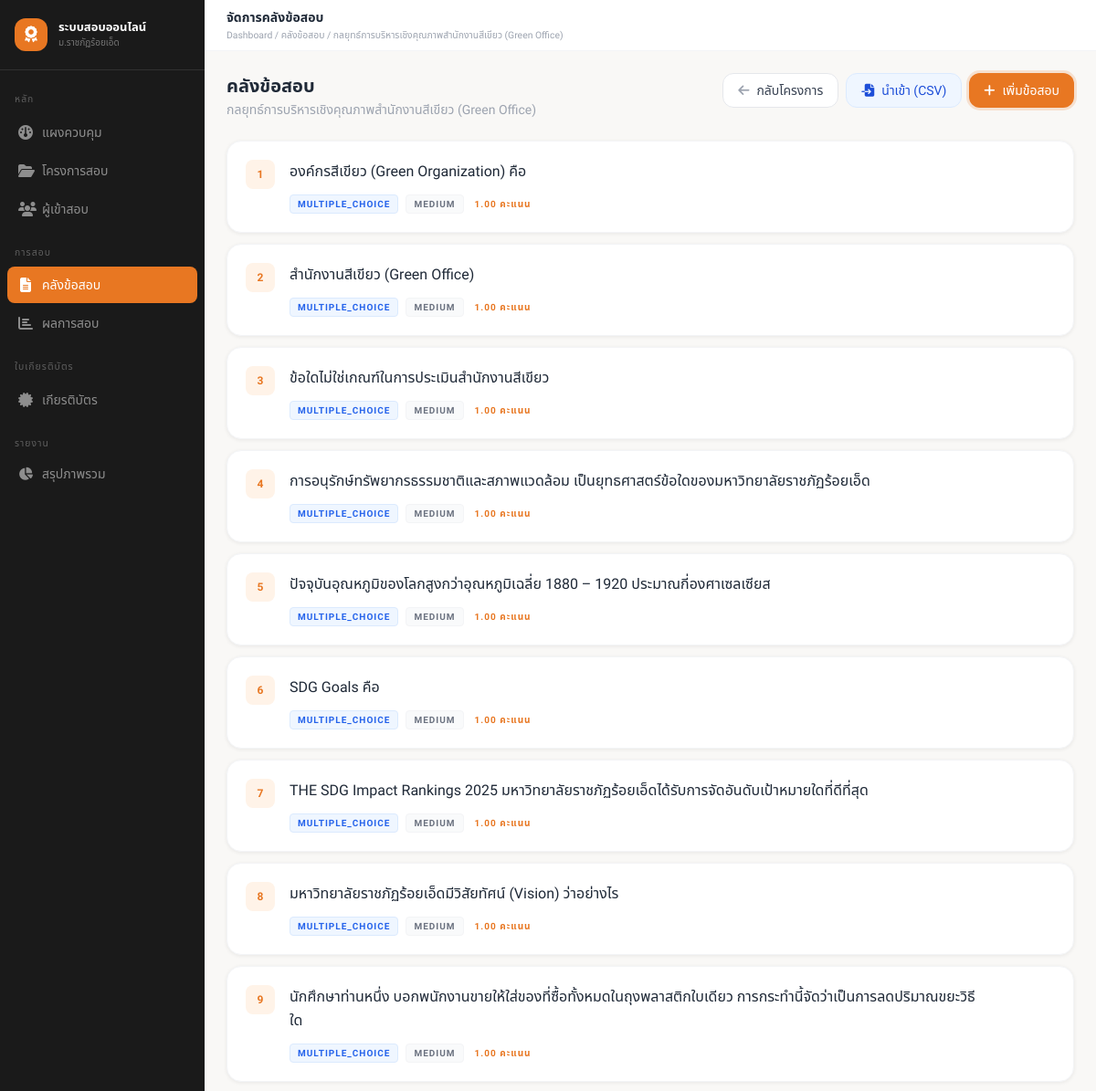
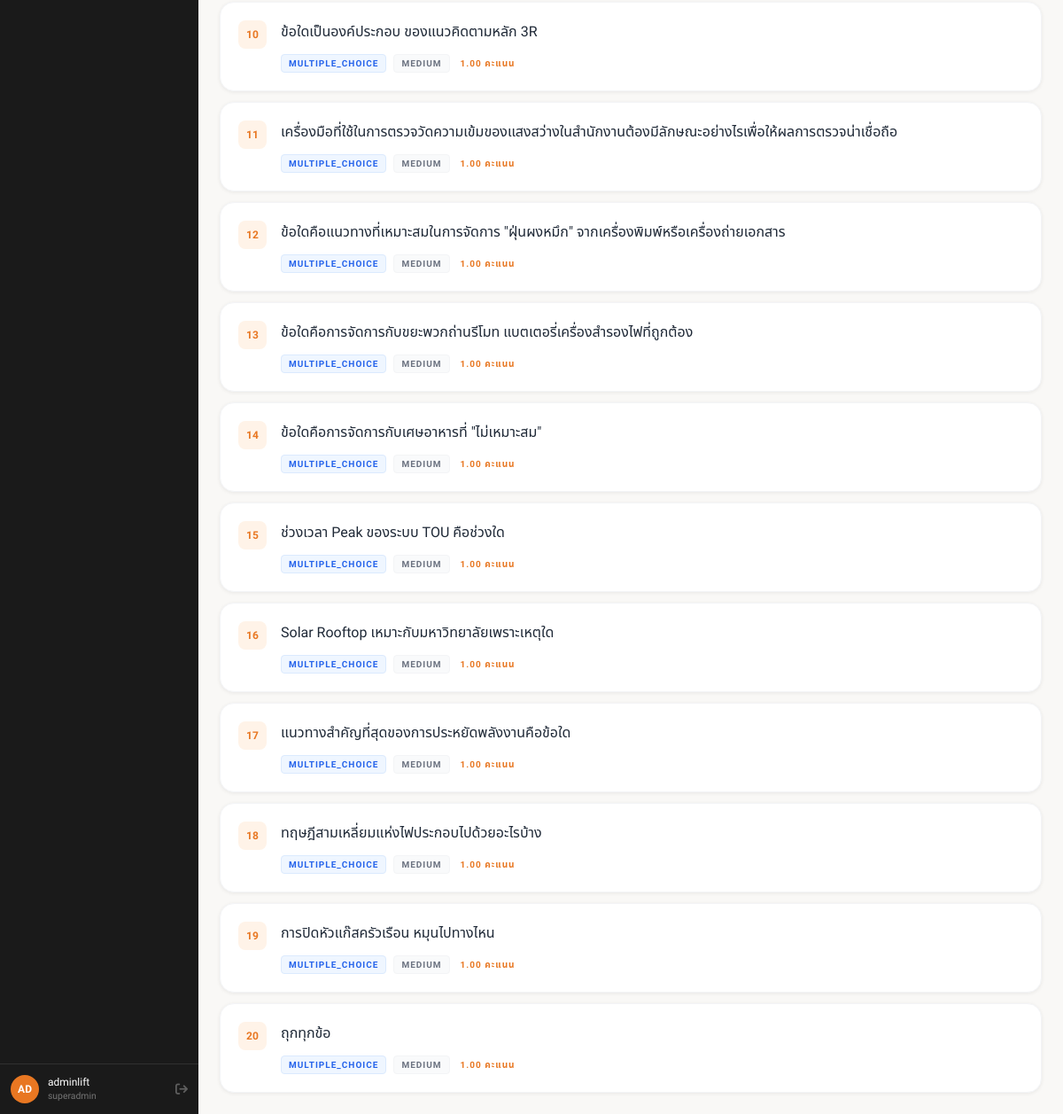
The page /admin/questions/?project_id=1 (signed in) on the database its author committed (2 pictures, top to bottom).
### tables this page shows
CREATE TABLE `projects` (
  `id` int NOT NULL AUTO_INCREMENT,
  `name` varchar(255) NOT NULL,
  `code` varchar(50) DEFAULT NULL,
  `description` text,
  `organizer` varchar(255) DEFAULT NULL,
  `location` varchar(255) DEFAULT NULL,
  `start_date` date DEFAULT NULL,
  `end_date` date DEFAULT NULL,
  `exam_start` datetime DEFAULT NULL,
  `exam_end` datetime DEFAULT NULL,
  `manual_override` tinyint(1) DEFAULT '0',
  `warning_before` int DEFAULT '30',
  `allow_early_login` tinyint(1) DEFAULT '0',
  `auto_submit_on_close` tinyint(1) DEFAULT '1',
  `pass_score` decimal(5,2) DEFAULT '70.00',
  `max_attempts` int DEFAULT '1',
  `time_limit_min` int DEFAULT '60',
  `question_count` int DEFAULT '0',
  `randomize_questions` tinyint(1) DEFAULT '1',
  `randomize_choices` tinyint(1) DEFAULT '1',
  `show_result_immediately` tinyint(1) DEFAULT '1',
  `cert_template_id` int DEFAULT NULL,
  `cert_number_prefix` varchar(20) DEFAULT 'CERT',
  `cert_sequence` int DEFAULT '1',
  `status` enum('draft','active','closed') DEFAULT 'draft',
  `created_by` int DEFAULT NULL,
  `created_at` timestamp NULL DEFAULT CURRENT_TIMESTAMP,
  `updated_at` timestamp NULL DEFAULT CURRENT_TIMESTAMP ON UPDATE CURRENT_TIMESTAMP,
  PRIMARY KEY (`id`),
  UNIQUE KEY `code` (`code`),
  KEY `cert_template_id` (`cert_template_id`),
  KEY `created_by` (`created_by`),
  CONSTRAINT `projects_ibfk_1` FOREIGN KEY (`cert_template_id`) REFERENCES `cert_templates` (`id`),
  CONSTRAINT `projects_ibfk_2` FOREIGN KEY (`created_by`) REFERENCES `admins` (`id`)
);

CREATE TABLE `questions` (
  `id` int NOT NULL AUTO_INCREMENT,
  `project_id` int NOT NULL,
  `question_text` text NOT NULL,
  `question_image` varchar(255) DEFAULT NULL,
  `type` enum('multiple_choice','true_false','fill_blank','subjective','rating_scale') DEFAULT 'multiple_choice',
  `choices` json DEFAULT NULL,
  `correct_answer` text NOT NULL,
  `explanation` text,
  `score_weight` decimal(5,2) DEFAULT '1.00',
  `category` varchar(100) DEFAULT NULL,
  `difficulty` enum('easy','medium','hard') DEFAULT 'medium',
  `order_num` int DEFAULT '0',
  `is_active` tinyint(1) DEFAULT '1',
  `created_by` int DEFAULT NULL,
  `created_at` timestamp NULL DEFAULT CURRENT_TIMESTAMP,
  PRIMARY KEY (`id`),
  KEY `project_id` (`project_id`),
  KEY `created_by` (`created_by`),
  CONSTRAINT `questions_ibfk_1` FOREIGN KEY (`project_id`) REFERENCES `projects` (`id`) ON DELETE CASCADE,
  CONSTRAINT `questions_ibfk_2` FOREIGN KEY (`created_by`) REFERENCES `admins` (`id`)
);

### controllers/QuestionController.php (called while the page is built, shortened)
<?php
require_once ROOT_PATH . '/models/Admin.php';
require_once ROOT_PATH . '/models/Project.php';
require_once ROOT_PATH . '/models/Question.php';
class QuestionController
{
    private function ensureProject(int $projectId): ?array
    {
        return getProject($projectId);
    }
    public function index(): void
    {
        $projectId = (int) ($_GET['project_id'] ?? 0);
        $project = $this->ensureProject($projectId);
        $questions = getQuestionsByProject($projectId);
        $pageTitle = 'จัดการคลังข้อสอบ';
        $breadcrumb = ['Dashboard', 'คลังข้อสอบ', $project['name']];
        require VIEWS_PATH . '/layout/admin.php';
    }
}

### config/config.php (called while the page is built, shortened)
<?php
function e(?string $value): string
{
    return htmlspecialchars((string) $value, ENT_QUOTES, 'UTF-8');
}
require_once __DIR__ . '/database.php';

### config/database.php (called while the page is built, shortened)
<?php
require_once __DIR__ . '/config.php';
function getDB(): PDO
{
    static $pdo = null;
    if ($pdo instanceof PDO) {
        return $pdo;
    }
    $dsn = sprintf('mysql:host=%s;dbname=%s;charset=%s', DB_HOST, DB_NAME, DB_CHARSET);
    try {
        $pdo = new PDO($dsn, DB_USER, DB_PASS, [
            PDO::ATTR_ERRMODE => PDO::ERRMODE_EXCEPTION,
            PDO::ATTR_DEFAULT_FETCH_MODE => PDO::FETCH_ASSOC,
            PDO::ATTR_EMULATE_PREPARES => false,
        ]);
        $pdo->exec("SET time_zone = '+07:00'");
        return $pdo;
    } catch (PDOException $e) {
        error_log('Database connection failed: ' . $e->getMessage());
        http_response_code(500);
        exit('Database connection failed.');
    }
}

### models/Project.php (called while the page is built, shortened)
<?php
function getProject(int $id): ?array
{
    $stmt = getDB()->prepare('
        SELECT p.*,
            (SELECT COUNT(*) FROM participants pp WHERE pp.project_id = p.id) AS participant_count,
            (SELECT COUNT(*) FROM questions q WHERE q.project_id = p.id) AS question_count_total
        FROM projects p
        WHERE p.id = ? LIMIT 1
    ');
    $stmt->execute([$id]);
    $project = $stmt->fetch();
    return $project ?: null;
}

### models/Question.php (called while the page is built, shortened)
<?php
function getQuestionsByProject(int $projectId, bool $activeOnly = false): array
{
    ensureQuestionSubjectiveSupport();
    $sql = 'SELECT * FROM questions WHERE project_id = ?';
    $sql .= ' ORDER BY order_num ASC, id ASC';
    $stmt = getDB()->prepare($sql);
    $stmt->execute([$projectId]);
    return $stmt->fetchAll();
}
function ensureQuestionSubjectiveSupport(): void
{
    $stmt = getDB()->query("SHOW COLUMNS FROM questions LIKE 'type'");
    $column = $stmt->fetch();
    $type = (string) ($column['Type'] ?? '');
}

### views/questions/index.php (the view, shortened to what this page needs)
<div class="mb-6 flex flex-col md:flex-row md:items-start justify-between gap-4 fade-up">
    <div>
        <h2 class="text-xl font-semibold text-gray-800">คลังข้อสอบ</h2>
        <p class="text-sm text-gray-400 mt-0.5"><?= e($project['name']) ?></p>
    </div>
    <div class="flex flex-wrap gap-2">
        <a href="<?= e(BASE_URL) ?>/admin/projects/detail.php?id=<?= (int) $projectId ?>" class="inline-flex items-center px-4 py-2 bg-white border border-gray-200 hover:bg-gray-50 text-gray-700 text-sm font-medium rounded-xl transition-colors">
            <i class="fas fa-arrow-left mr-2 text-gray-400"></i> กลับโครงการ
        </a>
        <a href="<?= e(BASE_URL) ?>/admin/questions/import.php?project_id=<?= (int) $projectId ?>" class="inline-flex items-center px-4 py-2 bg-blue-50 border border-blue-100 hover:bg-blue-100 text-blue-700 text-sm font-medium rounded-xl transition-colors">
            <i class="fas fa-file-import mr-2"></i> นำเข้า (CSV)
        </a>
        <a href="<?= e(BASE_URL) ?>/admin/questions/create.php?project_id=<?= (int) $projectId ?>" class="inline-flex items-center px-4 py-2 bg-primary-400 hover:bg-primary-500 text-white text-sm font-medium rounded-xl transition-colors shadow-orange shadow-md">
            <i class="fas fa-plus mr-2"></i> เพิ่มข้อสอบ
        </a>
    </div>
</div>
<div class="space-y-3">
    <?php foreach ($questions as $index => $question): ?>
    <div class="bg-white rounded-2xl border border-gray-100 shadow-card p-5 transition-all hover:shadow-card-md group fade-up fade-up-1">
        <div class="flex items-start justify-between gap-4">
            <div class="flex items-start gap-4">
                <span class="flex-shrink-0 w-8 h-8 rounded-lg bg-primary-50 text-primary-400 text-xs font-bold flex items-center justify-center">
                    <?= $index + 1 ?>
                </span>
                <div>
                    <h3 class="text-gray-800 font-medium leading-relaxed"><?= e($question['question_text']) ?></h3>
                    <div class="flex items-center gap-2 mt-3">
                        <span class="text-[10px] font-bold uppercase tracking-widest px-2 py-0.5 rounded bg-blue-50 text-blue-600 border border-blue-100"><?= e($question['type']) ?></span>
                        <span class="text-[10px] font-bold uppercase tracking-widest px-2 py-0.5 rounded bg-gray-50 text-gray-500 border border-gray-100"><?= e($question['difficulty']) ?></span>
                        <span class="text-[10px] font-bold uppercase tracking-widest text-primary-400 ml-1"><?= e((string) $question['score_weight']) ?> คะแนน</span>
                    </div>
                </div>
            </div>
        </div>
    </div>
    <?php endforeach; ?>
</div>

### index.php (shortened to what this page needs)
<?php
require_once __DIR__ . '/config/config.php';
$requestUri = parse_url($_SERVER['REQUEST_URI'], PHP_URL_PATH);
$scriptName = $_SERVER['SCRIPT_NAME'];
$baseDir = str_replace('\\', '/', dirname($scriptName));
if ($baseDir !== '/' && strpos($requestUri, $baseDir) === 0) {
    $requestUri = substr($requestUri, strlen($baseDir));
}
$requestUri = '/' . ltrim($requestUri, '/');
if ($match && $match[0]) {
    [$controllerClass, $method] = $match;
    $controller = new $controllerClass();
    $controller->$method();
} elseif ($requestUri === '/') {
    require_once ROOT_PATH . '/models/Project.php';
    $projects = array_filter(getAllProjects(), fn($p) => $p['status'] === 'active');
    require VIEWS_PATH . '/public/landing.php';
} else {
    http_response_code(404);
    echo "404 Not Found: " . e($requestUri);
}

### views/layout/header.php (shortened to what this page needs)
<?php
$pageTitle = $pageTitle ?? APP_NAME;
$bodyClass = $bodyClass ?? 'bg-[#F9F8F6] font-sans text-gray-900';
$bodyAttrs = $bodyAttrs ?? '';
?>
<!DOCTYPE html>
<html lang="th">
<head>
  <script src="https://cdn.tailwindcss.com"></script>
  <link rel="stylesheet" href="https://cdnjs.cloudflare.com/ajax/libs/font-awesome/6.5.0/css/all.min.css">
  <link rel="stylesheet" href="https://cdn.jsdelivr.net/npm/@tabler/icons-webfont@latest/tabler-icons.min.css">
  <link rel="stylesheet" href="https://cdn.jsdelivr.net/npm/sweetalert2@11/dist/sweetalert2.min.css">
  <link rel="stylesheet" href="<?= e(BASE_URL) ?>/assets/css/app.css?v=<?= time() ?>">
</head>
<body class="<?= e($bodyClass) ?>" <?= $bodyAttrs ?>>

### views/layout/admin.php
<?php
$bodyClass = 'bg-[#F9F8F6] font-sans text-gray-900';
require VIEWS_PATH . '/layout/header.php';
?>
<div class="min-h-screen bg-[#F9F8F6]">
  <?php require VIEWS_PATH . '/layout/sidebar.php'; ?>
  <?php require VIEWS_PATH . '/layout/topbar.php'; ?>
  <div class="ml-56 pt-14 min-h-screen flex flex-col">
    <main class="flex-1 p-6">
      <?php require $viewFile; ?>
    </main>
  </div>
</div>
<?php require VIEWS_PATH . '/layout/footer.php'; ?>

### views/layout/sidebar.php
<aside class="fixed top-0 left-0 h-screen w-56 bg-sidebar flex flex-col z-40 overflow-hidden">
  <div class="px-4 py-5 border-b border-white/10 flex-shrink-0">
    <div class="flex items-center gap-3">
      <div class="w-9 h-9 bg-primary-400 rounded-xl flex items-center justify-center text-white text-lg">
        <i class="fas fa-award"></i>
      </div>
      <div>
        <p class="text-white font-semibold text-[13px] leading-tight">ระบบสอบออนไลน์</p>
        <p class="text-white/40 text-[10px]">ม.ราชภัฏร้อยเอ็ด</p>
      </div>
    </div>
  </div>
  <nav class="flex-1 overflow-y-auto sidebar-nav py-3 px-2">
    <p class="text-white/30 text-xxs uppercase tracking-widest px-2 py-2 mt-1">หลัก</p>
    <?php
    $navItems = [
      ['icon'=>'fa-gauge',         'label'=>'แผงควบคุม',     'route'=>'admin/dashboard.php'],
      ['icon'=>'fa-folder-open',   'label'=>'โครงการสอบ',   'route'=>'admin/projects/'],
      ['icon'=>'fa-users',         'label'=>'ผู้เข้าสอบ',   'route'=>'admin/participants/'],
    ];
    $examItems = [
      ['icon'=>'fa-file-lines',    'label'=>'คลังข้อสอบ',    'route'=>'admin/questions/'],
      ['icon'=>'fa-chart-bar',     'label'=>'ผลการสอบ',      'route'=>'admin/exam-sessions/'],
    ];
    $certItems = [
      ['icon'=>'fa-certificate',   'label'=>'เกียรติบัตร',   'route'=>'admin/certificates/'],
    ];
    if (!function_exists('navItem')) {
        function navItem($item, $current) {
          $active = strpos($_SERVER['REQUEST_URI'] ?? '', $item['route']) !== false;
          $base   = 'flex items-center gap-2.5 px-3 py-2 rounded-lg text-sm mb-0.5 transition-colors duration-150 group';
          $cls    = $active
            ? "$base bg-primary-400 text-white font-medium"
            : "$base text-white/50 hover:text-white hover:bg-white/8";
          echo "<a href='".BASE_URL."/{$item['route']}' class='$cls'>";
          echo "  <i class='fas {$item['icon']} w-4 text-center text-base'></i>";
          echo "  <span>{$item['label']}</span>";
          echo "</a>";
        }
    }
    $current = $_SERVER['REQUEST_URI'] ?? '';
    foreach ($navItems as $item) navItem($item, $current);
    echo "<p class='text-white/30 text-xxs uppercase tracking-widest px-2 py-2 mt-3'>การสอบ</p>";
    foreach ($examItems as $item) navItem($item, $current);
    echo "<p class='text-white/30 text-xxs uppercase tracking-widest px-2 py-2 mt-3'>ใบเกียรติบัตร</p>";
    foreach ($certItems as $item) navItem($item, $current);
    ?>
    <p class="text-white/30 text-xxs uppercase tracking-widest px-2 py-2 mt-3">รายงาน</p>
    <a href="<?= BASE_URL ?>/admin/reports/" class="flex items-center gap-2.5 px-3 py-2 rounded-lg text-sm text-white/50 hover:text-white hover:bg-white/8 transition-colors">
      <i class="fas fa-chart-pie w-4 text-center"></i>
      <span>สรุปภาพรวม</span>
    </a>
  </nav>
  <div class="px-3 py-3 border-t border-white/10 flex-shrink-0">
    <div class="flex items-center gap-2.5">
      <div class="w-8 h-8 rounded-full bg-primary-400 flex items-center justify-center text-white text-xs font-semibold flex-shrink-0">
        <?php
          $name = (string) ($_SESSION['admin_name'] ?? 'AD');
          $chars = preg_match_all('/./us', $name, $matches) !== false ? $matches[0] : str_split($name);
          echo e(strtoupper(implode('', array_slice($chars, 0, 2))));
        ?>
      </div>
      <div class="min-w-0 flex-1">
        <p class="text-white text-xs font-medium truncate"><?= e($_SESSION['admin_name'] ?? 'Admin') ?></p>
        <p class="text-white/40 text-xxs"><?= e($_SESSION['admin_role'] ?? 'admin') ?></p>
      </div>
      <a href="<?= BASE_URL ?>/admin/logout.php" class="text-white/30 hover:text-red-400 transition-colors text-sm">
        <i class="fas fa-arrow-right-from-bracket"></i>
      </a>
    </div>
  </div>
</aside>

### views/layout/topbar.php (shortened to what this page needs)
<header class="fixed top-0 left-56 right-0 h-14 bg-white border-b border-gray-100 flex items-center justify-between px-6 z-30">
  <div>
    <h1 class="text-sm font-semibold text-gray-800"><?= htmlspecialchars($pageTitle ?? '') ?></h1>
    <?php if (!empty($breadcrumb)): ?>
    <p class="text-xxs text-gray-400 mt-0.5">
      <?= implode(' / ', array_map('htmlspecialchars', $breadcrumb)) ?>
    </p>
    <?php endif; ?>
  </div>
</header>

### views/layout/footer.php (shortened to what this page needs)
</body>
</html>

### assets/css/app.css (style rules this page uses)
*, *::before, *::after { box-sizing: border-box; }
html { scroll-behavior: smooth; }
body { font-family: 'Sarabun', 'Noto Sans Thai', 'Outfit', sans-serif; background-color: #F9F8F6; color: #1A1A1A; line-height: 1.7; -webkit-font-smoothing: antialiased; }
.shadow-card { box-shadow: 0 1px 4px rgba(0,0,0,0.07); }
.shadow-orange { box-shadow: 0 0 0 3px rgba(232,119,34,0.18); }

### views/layout/header.php (style rules this page uses)
.fade-up { animation: fadeUp 0.4s ease-out both; }
.fade-up-1 { animation-delay: 0.05s; }

### rows shown on the page
projects: name "Dashboard / คลังข้อสอบ / กลยุทธ์การบริหารเชิงคุณภาพสำนักงานสีเขียว (Green Office)", name "กลยุทธ์การบริหารเชิงคุณภาพสำนักงานสีเขียว (Green Office)"
questions: question_text "องค์กรสีเขียว (Green Organization) คือ", type "MULTIPLE_CHOICE", difficulty "MEDIUM", score_weight "1.00"
questions: question_text "สำนักงานสีเขียว (Green Office)", type "MULTIPLE_CHOICE", difficulty "MEDIUM", score_weight "1.00"
questions: question_text "ข้อใดไม่ใช่เกณฑ์ในการประเมินสำนักงานสีเขียว", type "MULTIPLE_CHOICE", difficulty "MEDIUM", score_weight "1.00"
questions: question_text "การอนุรักษ์ทรัพยากรธรรมชาติและสภาพแวดล้อม เป็นยุทธศาสตร์ข้อใดของมหาวิทยาลัยราชภัฏร้อยเอ็ด", type "MULTIPLE_CHOICE", difficulty "MEDIUM", score_weight "1.00"
questions: question_text "ปัจจุบันอุณหภูมิของโลกสูงกว่าอุณหภูมิเฉลี่ย 1880 – 1920 ประมาณกี่องศาเซลเซียส", type "MULTIPLE_CHOICE", difficulty "MEDIUM", score_weight "1.00"
questions: question_text "SDG Goals คือ", type "MULTIPLE_CHOICE", difficulty "MEDIUM", score_weight "1.00"
questions: question_text "THE SDG Impact Rankings 2025 มหาวิทยาลัยราชภัฏร้อยเอ็ดได้รับการจัดอันดับเป้าหมายใดที่ดีที่สุด", type "MULTIPLE_CHOICE", difficulty "MEDIUM", score_weight "1.00"
questions: question_text "มหาวิทยาลัยราชภัฏร้อยเอ็ดมีวิสัยทัศน์ (Vision) ว่าอย่างไร", type "MULTIPLE_CHOICE", difficulty "MEDIUM", score_weight "1.00"
questions: question_text "นักศึกษาท่านหนึ่ง บอกพนักงานขายให้ใส่ของที่ซื้อทั้งหมดในถุงพลาสติกใบเดียว การกระทำนี้จัดว่าเป็นการลดปริมาณขยะวิธีใด", type "MULTIPLE_CHOICE", difficulty "MEDIUM", score_weight "1.00"
questions: question_text "ข้อใดเป็นองค์ประกอบ ของแนวคิดตามหลัก 3R", type "MULTIPLE_CHOICE", difficulty "MEDIUM", score_weight "1.00"
questions: question_text "เครื่องมือที่ใช้ในการตรวจวัดความเข้มของแสงสว่างในสำนักงานต้องมีลักษณะอย่างไรเพื่อให้ผลการตรวจน่าเชื่อถือ", type "MULTIPLE_CHOICE", difficulty "MEDIUM", score_weight "1.00"
questions: question_text "ข้อใดคือแนวทางที่เหมาะสมในการจัดการ \"ฝุ่นผงหมึก\" จากเครื่องพิมพ์หรือเครื่องถ่ายเอกสาร", type "MULTIPLE_CHOICE", difficulty "MEDIUM", score_weight "1.00"
questions: question_text "ข้อใดคือการจัดการกับขยะพวกถ่านรีโมท แบตเตอรี่เครื่องสำรองไฟที่ถูกต้อง", type "MULTIPLE_CHOICE", difficulty "MEDIUM", score_weight "1.00"
questions: question_text "ข้อใดคือการจัดการกับเศษอาหารที่ \"ไม่เหมาะสม\"", type "MULTIPLE_CHOICE", difficulty "MEDIUM", score_weight "1.00"
questions: question_text "ช่วงเวลา Peak ของระบบ TOU คือช่วงใด", type "MULTIPLE_CHOICE", difficulty "MEDIUM", score_weight "1.00"
questions: question_text "Solar Rooftop เหมาะกับมหาวิทยาลัยเพราะเหตุใด", type "MULTIPLE_CHOICE", difficulty "MEDIUM", score_weight "1.00"
questions: question_text "แนวทางสำคัญที่สุดของการประหยัดพลังงานคือข้อใด", type "MULTIPLE_CHOICE", difficulty "MEDIUM", score_weight "1.00"
questions: question_text "ทฤษฎีสามเหลี่ยมแห่งไฟประกอบไปด้วยอะไรบ้าง", type "MULTIPLE_CHOICE", difficulty "MEDIUM", score_weight "1.00"
questions: question_text "การปิดหัวแก๊สครัวเรือน หมุนไปทางไหน", type "MULTIPLE_CHOICE", difficulty "MEDIUM", score_weight "1.00"
questions: question_text "ถุกทุกข้อ", type "MULTIPLE_CHOICE", difficulty "MEDIUM", score_weight "1.00"

### other values the page prints
$item['label'] "แผงควบคุม"
$item['label'] "โครงการสอบ"
$item['label'] "ผู้เข้าสอบ"
$item['label'] "คลังข้อสอบ"
$item['label'] "ผลการสอบ"
$item['label'] "เกียรติบัตร"
implode('', array_slice($chars, 0, 2)) "AD"
$_SESSION['admin_name'] "adminlift"
$_SESSION['admin_role'] "superadmin"
$pageTitle "จัดการคลังข้อสอบ"
